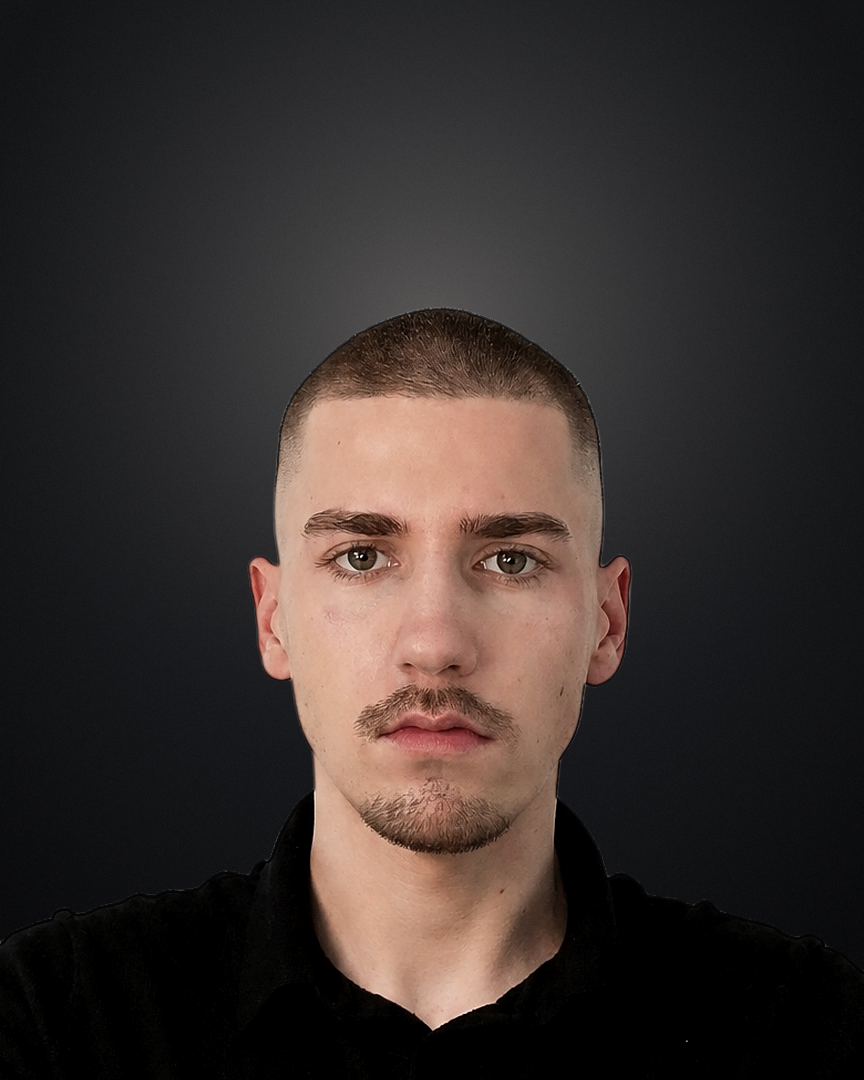
#> input picture pipeline/assets/face_source.png, 864 x 1080 px
$ python -i minimal_assets.py   (imports and definitions only)
#> lines starting #> are read from the running program, lines starting #| are printed output that depends on the picture
"""EDITZ "Minimal" style – procedural assets (no generation cost, no third-party art).

  textures(outdir)                 → paper_light.jpg, paper_dark.jpg, paper_blue.jpg, grain_0..3.png (1080×1920 / 512²)
  ink(src, out, ground, cutout)    → rough painted monochrome illustration (PNG, alpha) from any photo/frame:
                                      ground="light": cobalt ink on paper   (Arthur-style "blue figure on paper")
                                      ground="blue":  white/pale ink on blue (halftone portrait on blue)
                                      ground="dark":  cobalt ink with glow on black
  treat(src, out)                  → photo/painting/B-roll still with paper texture, darkened + softened edges

Run as a script:  python3 worker/minimal_assets.py textures public/minimal
                  python3 worker/minimal_assets.py ink <src> <out.png> [light|blue|dark] [--no-cutout] [--fade 0.35]
"""
import os
import sys

import numpy as np
from PIL import Image, ImageFilter

W, H = 1080, 1920
BLUE = np.array([31, 63, 230], np.float32)       # #1F3FE6 cobalt
PAPER = np.array([236, 235, 230], np.float32)    # #ECEBE6
DARK = np.array([14, 14, 15], np.float32)
BLUE_GROUND = np.array([28, 58, 222], np.float32)


def _rng(seed):
    return np.random.default_rng(seed)


# [51 lines left out: functions noise, _paper, textures, not called in this run]


_SESS = {}


def _cutout(im, model='isnet-general-use'):
    # small models only (bria-rmbg is 1 GB and gets OOM-killed on the render server)
    from rembg import new_session, remove
    if model not in _SESS:
        _SESS[model] = new_session(model)
    return remove(im.convert('RGB'), session=_SESS[model]).split()[-1]


# [16 lines left out: function _rough_mask, not called in this run]


def ink(src, out, ground='light', cutout=True, fade=0.35, seed=5, max_side=1400):
#> called with src = '../pipeline/assets/face_source.png', out = 'out.png', ground = 'light', cutout = True, fade = 0.35, seed = 5, max_side = 1400
    im = Image.open(src).convert('RGB')
#> im is the input picture: PIL image 864x1080 RGB; mean R, G, B 55.8, 47.5, 45
    im.thumbnail((max_side, max_side), Image.LANCZOS)
    if not cutout and im.width > im.height * 0.9:  # scenes: crop to a portrait-ish 4:5 window (the oval would be flat)
        nw = int(im.height * 0.8)
        x0 = (im.width - nw) // 2
        im = im.crop((x0, 0, x0 + nw, im.height))
    w, h = im.size
#> w = 864; h = 1080
    gl = np.asarray(im.convert('L'), np.float32) / 255
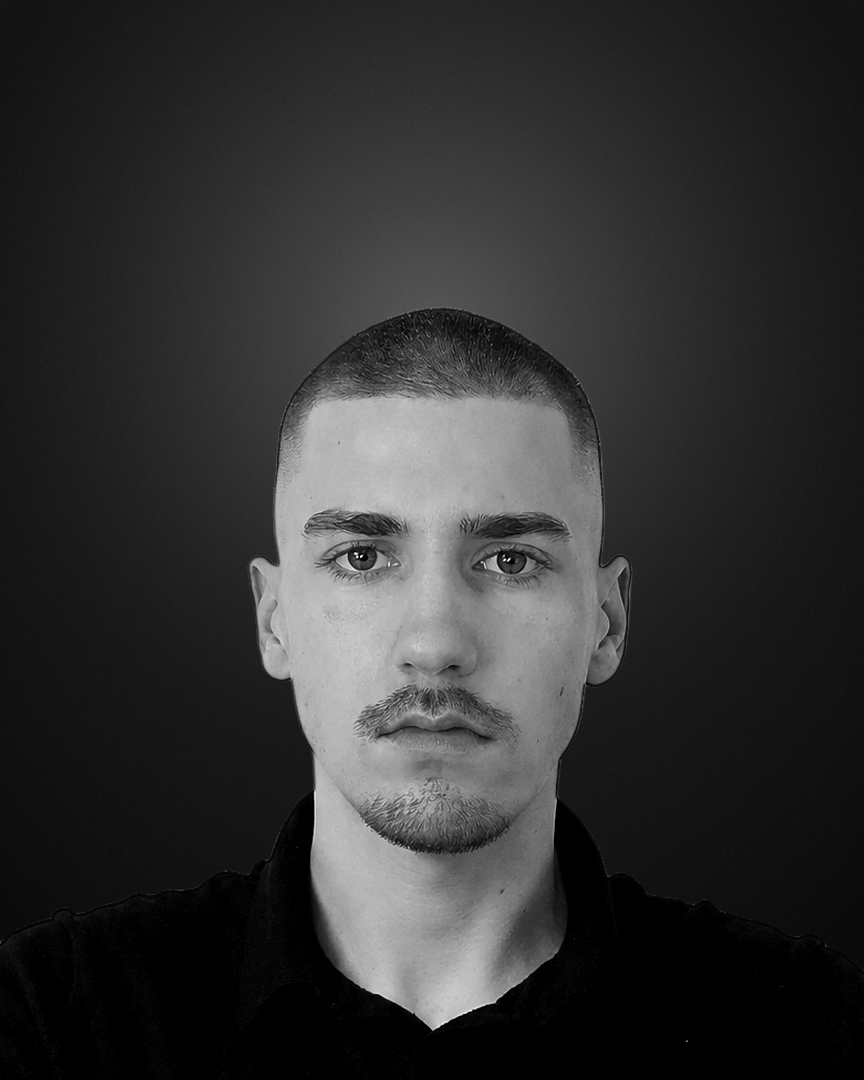
#> gl: shape (1080, 864) float32; min 0, max 0.949, mean 0.195
    sat = np.asarray(im.convert('HSV'), np.float32)[..., 1] / 255
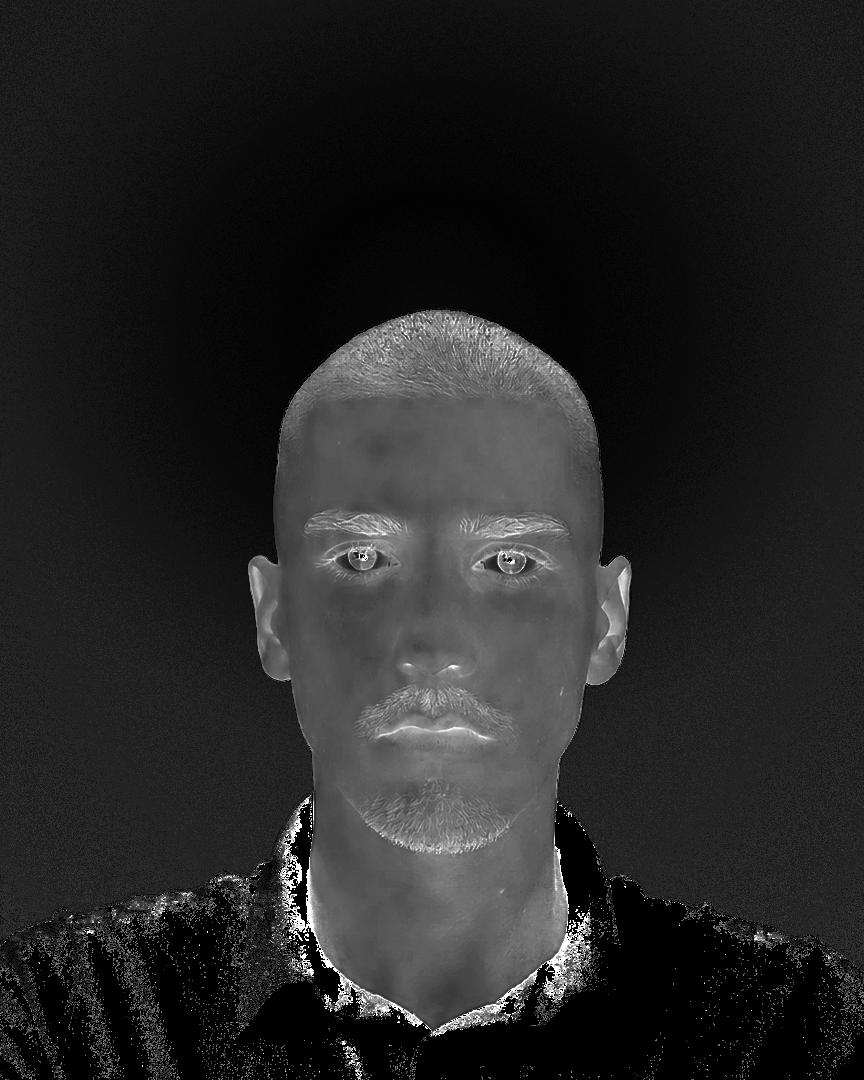
#> sat: shape (1080, 864) float32; min 0, max 1, mean 0.148
    line_art = (gl > 0.82).mean() > 0.45 and sat.mean() < 0.18   # engraving/sketch on white paper
#> line_art = False
    if line_art:  # the drawing IS the shape: paper → transparent, no AI cut-out (rembg smears sketches)
        a = np.clip((0.9 - gl) / 0.35, 0, 1)
        a = np.asarray(Image.fromarray((a * 255).astype(np.uint8)).filter(ImageFilter.MaxFilter(9)).filter(ImageFilter.GaussianBlur(6)), np.float32) / 255
        alpha = Image.fromarray((np.clip(a * 1.6, 0, 1) * 255).astype(np.uint8))
    else:
        alpha = None
        if cutout:
            try:
                alpha = _cutout(im)
            except Exception as e:  # rembg missing / model download failed → soft oval instead of no picture
                print("cutout failed, oval vignette:", type(e).__name__, e, flush=True)
    if alpha is None:  # soft oval vignette – a scene, not an object
        yy, xx = np.mgrid[0:h, 0:w].astype(np.float32)
        d = ((xx - w / 2) / (w * 0.50)) ** 2 + ((yy - h * 0.47) / (h * 0.52)) ** 2
        alpha = Image.fromarray((np.clip((1.05 - d) * 2.2, 0, 1) * 255).astype(np.uint8))
    g = np.asarray(im.convert('L'), np.float32) / 255
    g = np.asarray(Image.fromarray((g * 255).astype(np.uint8)).filter(ImageFilter.GaussianBlur(0.8)), np.float32) / 255
    lo, hi = np.percentile(g[np.asarray(alpha) > 128] if (np.asarray(alpha) > 128).any() else g, [3, 97])
    g = np.clip((g - lo) / (hi - lo + 1e-6), 0, 1)
    dens = 1 - g                                  # dark → more ink
    dens = dens ** 0.85
    # dry-brush streaks + paper tooth
    streak = np.asarray(Image.fromarray((_rng(seed).random((h, w)) * 255).astype(np.uint8)).filter(ImageFilter.BoxBlur(1)).resize((w, h)), np.float32) / 255
    streak = np.asarray(Image.fromarray((streak * 255).astype(np.uint8)).filter(ImageFilter.GaussianBlur((6, 0.5)[0])), np.float32) / 255
    tooth = noise(h, w, max(6, w // 120), seed + 2, 3)
    dens = np.clip(dens * (0.78 + 0.35 * tooth) + 0.10 * (streak - 0.5), 0, 1)
    m = _rough_mask(alpha, seed, fade=fade)
    if ground == 'blue':
        col = np.array([238, 240, 255], np.float32)
        light = np.clip((1 - dens) * 1.25 - 0.12, 0, 1)
        # rotated halftone screen (newsprint look)
        cell = max(5.0, w / 150)
        yy, xx = np.mgrid[0:h, 0:w].astype(np.float32)
        u = (xx + yy) / (cell * 1.4142)
        v = (xx - yy) / (cell * 1.4142)
        dist = np.sqrt((u - np.round(u)) ** 2 + (v - np.round(v)) ** 2) / 0.7071   # 0 centre … 1 corner
        dot = np.clip((np.sqrt(light) - dist) * 3.0 + 0.5, 0, 1)
        a = dot * m
    else:
        col = BLUE
        a = (np.clip(dens * 1.15 - 0.05, 0, 1) if line_art else np.clip(0.18 + dens * 0.95, 0, 1)) * m  # photos: body tinted; line art: only the lines
    rgb = np.broadcast_to(col, (h, w, 3)).copy()
    if ground != 'blue':
        rgb *= (1 - 0.35 * np.clip(dens - 0.6, 0, 1))[..., None]  # deepest shadows a bit darker
    o = np.dstack([np.clip(rgb, 0, 255), np.clip(a, 0, 1) * 255]).astype(np.uint8)
    Image.fromarray(o, 'RGBA').save(out)
    return out


# [22 lines left out: function treat, not called in this run]


# [14 lines not run here, left out]

#> (the run stopped early here; a loop or call above may not have finished)
